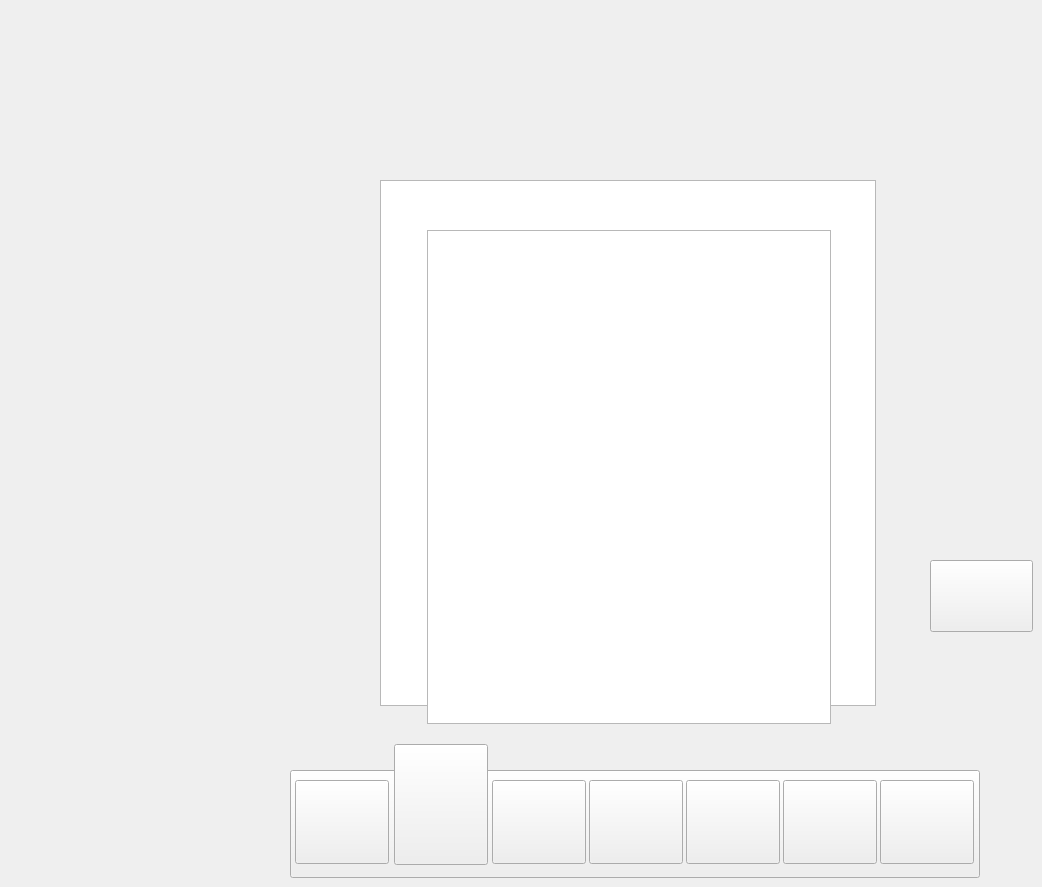
     <widget class="QWidget" name="DelaySetting01">
      <property name="styleSheet">
       <string notr="true">#DelaySetting01{

        border-image: url(:/PNG/New BG 2.jpg);
}</string>
      </property>
      <widget class="QPushButton" name="ES_DS01">
       <property name="geometry">
        <rect>
         <x>783</x>
         <y>780</y>
         <width>94</width>
         <height>84</height>
        </rect>
       </property>
       <property name="styleSheet">
        <string notr="true">border-image: url(:/PNG/Asset 12.png);</string>
       </property>
       <property name="text">
        <string/>
       </property>
      </widget>
      <widget class="QPushButton" name="OS_DS01">
       <property name="geometry">
        <rect>
         <x>295</x>
         <y>780</y>
         <width>94</width>
         <height>84</height>
        </rect>
       </property>
       <property name="styleSheet">
        <string notr="true">border-image: url(:/PNG/Asset 7.png);</string>
       </property>
       <property name="text">
        <string/>
       </property>
      </widget>
      <widget class="QPushButton" name="NS_DS01">
       <property name="geometry">
        <rect>
         <x>686</x>
         <y>780</y>
         <width>94</width>
         <height>84</height>
        </rect>
       </property>
       <property name="styleSheet">
        <string notr="true">border-image: url(:/PNG/Asset 11.png);</string>
       </property>
       <property name="text">
        <string/>
       </property>
      </widget>
      <widget class="QPushButton" name="SolidBG_7">
       <property name="geometry">
        <rect>
         <x>290</x>
         <y>770</y>
         <width>690</width>
         <height>108</height>
        </rect>
       </property>
       <property name="styleSheet">
        <string notr="true">border-image: url(:/PNG/Asset 2.png);</string>
       </property>
       <property name="text">
        <string/>
       </property>
      </widget>
      <widget class="QPushButton" name="SS_DS01">
       <property name="geometry">
        <rect>
         <x>880</x>
         <y>780</y>
         <width>94</width>
         <height>84</height>
        </rect>
       </property>
       <property name="styleSheet">
        <string notr="true">border-image: url(:/PNG/Asset 13.png);</string>
       </property>
       <property name="text">
        <string/>
       </property>
      </widget>
      <widget class="QPushButton" name="RS_DS01">
       <property name="geometry">
        <rect>
         <x>492</x>
         <y>780</y>
         <width>94</width>
         <height>84</height>
        </rect>
       </property>
       <property name="styleSheet">
        <string notr="true">border-image: url(:/PNG/Asset 9.png);</string>
       </property>
       <property name="text">
        <string/>
       </property>
      </widget>
      <widget class="QPushButton" name="M_DS01">
       <property name="geometry">
        <rect>
         <x>589</x>
         <y>780</y>
         <width>94</width>
         <height>84</height>
        </rect>
       </property>
       <property name="styleSheet">
        <string notr="true">border-image: url(:/PNG/Asset 10.png);</string>
       </property>
       <property name="text">
        <string/>
       </property>
      </widget>
      <widget class="QPushButton" name="DS_DS01">
       <property name="geometry">
        <rect>
         <x>394</x>
         <y>744</y>
         <width>94</width>
         <height>121</height>
        </rect>
       </property>
       <property name="styleSheet">
        <string notr="true">border-image: url(:/PNG/efr.png);</string>
       </property>
       <property name="text">
        <string/>
       </property>
      </widget>
      <widget class="QPushButton" name="Next_DS">
       <property name="geometry">
        <rect>
         <x>930</x>
         <y>560</y>
         <width>103</width>
         <height>72</height>
        </rect>
       </property>
       <property name="styleSheet">
        <string notr="true">#Next_DS{
border-image: url(:/PNG/Asset 17.png);

}
</string>
       </property>
       <property name="text">
        <string/>
       </property>
      </widget>
      <widget class="QTextEdit" name="textEdit_4">
       <property name="geometry">
        <rect>
         <x>380</x>
         <y>180</y>
         <width>496</width>
         <height>526</height>
        </rect>
       </property>
       <property name="styleSheet">
        <string notr="true">#textEdit_4{

border-image: url(:/PNG/Asset 16.png);
}</string>
       </property>
       <property name="html">
        <string>&lt;!DOCTYPE HTML PUBLIC &quot;-//W3C//DTD HTML 4.0//EN&quot; &quot;http://www.w3.org/TR/REC-html40/strict.dtd&quot;&gt;
&lt;html&gt;&lt;head&gt;&lt;meta name=&quot;qrichtext&quot; content=&quot;1&quot; /&gt;&lt;meta charset=&quot;utf-8&quot; /&gt;&lt;style type=&quot;text/css&quot;&gt;
p, li { white-space: pre-wrap; }
hr { height: 1px; border-width: 0; }
li.unchecked::marker { content: &quot;\2610&quot;; }
li.checked::marker { content: &quot;\2612&quot;; }
&lt;/style&gt;&lt;/head&gt;&lt;body style=&quot; font-family:'Segoe UI'; font-size:9pt; font-weight:400; font-style:normal;&quot;&gt;
&lt;p align=&quot;right&quot; dir='rtl' style=&quot;-qt-paragraph-type:empty; margin-top:0px; margin-bottom:0px; margin-left:0px; margin-right:0px; -qt-block-indent:0; text-indent:0px; font-family:'MS Shell Dlg 2'; font-size:8.25pt;&quot;&gt;&lt;br /&gt;&lt;/p&gt;&lt;/body&gt;&lt;/html&gt;</string>
       </property>
      </widget>
      <widget class="QPlainTextEdit" name="plainTextEdit_3">
       <property name="geometry">
        <rect>
         <x>427</x>
         <y>230</y>
         <width>404</width>
         <height>494</height>
        </rect>
       </property>
       <property name="styleSheet">
        <string notr="true">#plainTextEdit_3{

        border-image: url(:/PNG/Asset 31.png);
}</string>
       </property>
      </widget>
      <zorder>SolidBG_7</zorder>
      <zorder>ES_DS01</zorder>
      <zorder>OS_DS01</zorder>
      <zorder>NS_DS01</zorder>
      <zorder>SS_DS01</zorder>
      <zorder>RS_DS01</zorder>
      <zorder>M_DS01</zorder>
      <zorder>DS_DS01</zorder>
      <zorder>Next_DS</zorder>
      <zorder>textEdit_4</zorder>
      <zorder>plainTextEdit_3</zorder>
     </widget>
